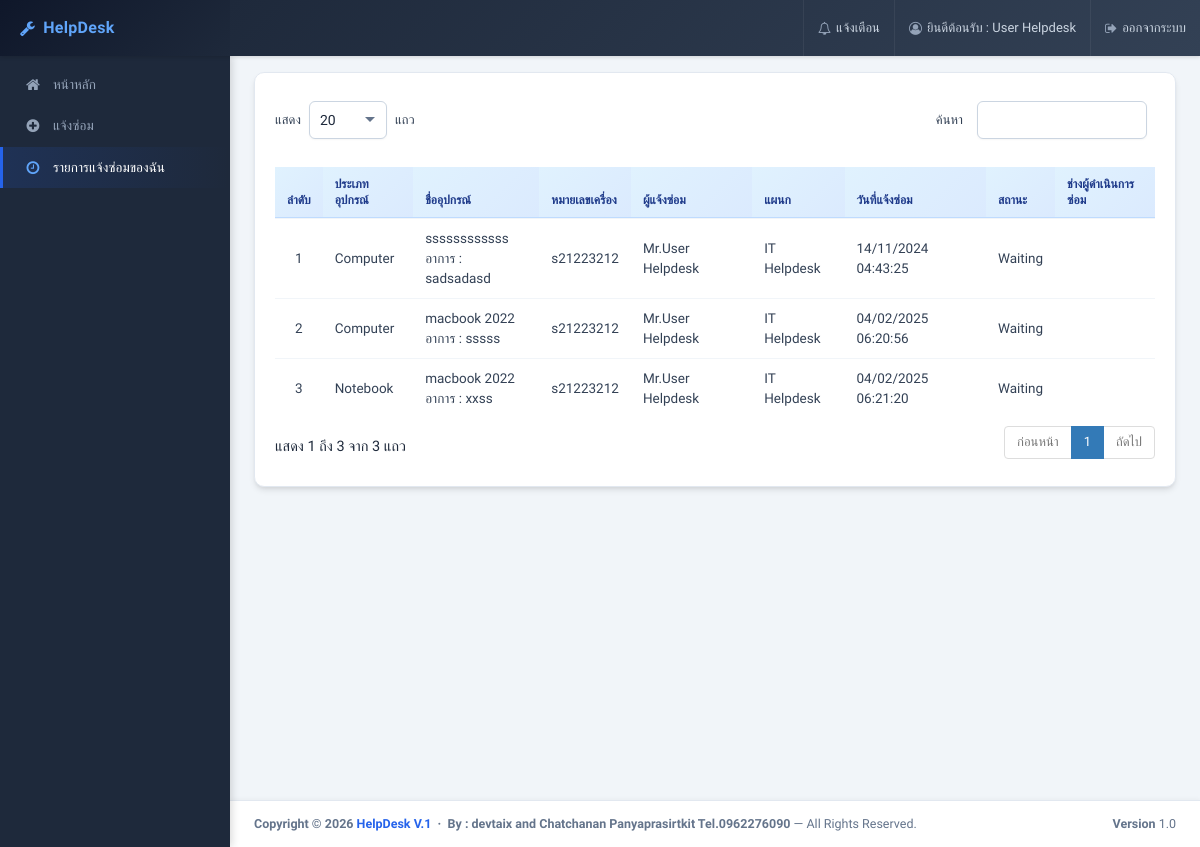
The app's page /helpdesk/backend/repair.php (signed in) with its own data.
### tables this page shows
CREATE TABLE `tb_user` (
  `u_prefix` varchar(30) NOT NULL,
  `u_fname` varchar(100) NOT NULL,
  `u_lname` varchar(100) NOT NULL,
  `u_idcard` varchar(30) NOT NULL,
  `u_mobile` varchar(30) NOT NULL,
  `u_tel` varchar(30) NOT NULL,
  `u_email` varchar(100) NOT NULL,
  `p_id` int NOT NULL,
  `dep_id` int NOT NULL,
  `u_username` varchar(50) NOT NULL,
  `u_password` varchar(100) NOT NULL,
  `level_id` varchar(2) NOT NULL,
  `u_status` char(1) NOT NULL COMMENT '0=เปิดใช้งาน, 1=ยกเลิก',
  `u_save` datetime NOT NULL
);

CREATE TABLE `tb_repair` (
  `r_no` varchar(7) NOT NULL COMMENT 'เลขที่แจ้งซ่อม',
  `u_idcard` varchar(13) NOT NULL COMMENT 'ผู้แจ้งซ่อม',
  `eq_id` int NOT NULL COMMENT 'อุปกรณ์',
  `r_name` varchar(200) NOT NULL COMMENT 'ชื่ออุปกรณ์',
  `r_serialnumber` varchar(150) NOT NULL COMMENT 'หมายเลขเครื่อง',
  `r_detail` text NOT NULL COMMENT 'อาการหรือสาเหตุ',
  `symptom_summary` varchar(255) DEFAULT NULL,
  `resolution_text` text,
  `repair_cost` decimal(10,2) NOT NULL DEFAULT '0.00',
  `build_id` int NOT NULL COMMENT 'อาคารหรือตึก',
  `floor` varchar(100) NOT NULL COMMENT 'ชั้นอาคาร',
  `room` varchar(100) NOT NULL COMMENT 'ห้อง',
  `no` int NOT NULL,
  `s_id` char(1) NOT NULL COMMENT 'สถานะ',
  `head_id` varchar(13) NOT NULL COMMENT 'หัวหน้างาน',
  `technician_id` varchar(13) NOT NULL COMMENT 'ช่าง',
  `r_save` datetime NOT NULL COMMENT 'วันที่แจ้งซ่อม',
  `accepted_at` datetime DEFAULT NULL,
  `started_at` datetime DEFAULT NULL,
  `completed_at` datetime DEFAULT NULL,
  `closed_at` datetime DEFAULT NULL,
  `sla_due_at` datetime DEFAULT NULL,
  `wl_id` char(1) NOT NULL COMMENT 'ระดับความสำคัญงาน'
);

CREATE TABLE `tb_equipment` (
  `eq_id` int NOT NULL,
  `eq_name` varchar(255) NOT NULL,
  `eq_status` char(1) NOT NULL
);

CREATE TABLE `tb_department` (
  `dep_id` int NOT NULL,
  `dep_name` varchar(255) NOT NULL
);

CREATE TABLE `tb_status` (
  `s_id` char(1) NOT NULL,
  `s_status` varchar(150) NOT NULL
);

### helpdesk/backend/type_user.php (called while the page is built, shortened)
<?php
	include('../config/connect.php');
	$sqlcheck = "SELECT u.*, d.dep_name, l.level_name, p.p_position FROM tb_user AS u
	INNER JOIN tb_user_level AS l ON u.level_id = l.level_id
	INNER JOIN tb_department AS d ON u.dep_id = d.dep_id
	INNER JOIN tb_position AS p ON u.p_id = p.p_id
	WHERE u.u_idcard = '".$_SESSION['u_idcard']."'";
	$result = mysqli_query($conn, $sqlcheck);
	$record = mysqli_fetch_array($result);
?>

### helpdesk/backend/repair.php (the view, shortened to what this page needs)
<?php session_start();
	include('../config/connect.php');
	include('type_user.php');
	$sql = "SELECT r.*, e.*, b.*, u.u_prefix, u.u_fname, u.u_lname, u.u_mobile, u.u_tel, CONCAT(uu.u_prefix, '', uu.u_fname, ' ', uu.u_lname) AS technician_name, d.*, s.* FROM tb_repair AS r
	INNER JOIN tb_equipment AS e ON r.eq_id = e.eq_id
	INNER JOIN tb_building AS b ON r.build_id = b.build_id
	INNER JOIN tb_user AS u ON r.u_idcard = u.u_idcard
	INNER JOIN tb_department AS d ON u.dep_id = d.dep_id
	LEFT JOIN tb_status AS s ON r.s_id = s.s_id
	LEFT JOIN tb_user AS uu ON r.technician_id = uu.u_idcard
	 WHERE r.u_idcard = '".$_SESSION['u_idcard']."'";
	$query = mysqli_query($conn, $sql);
?>
<!DOCTYPE html>
<html>
<head>
  <?php include('import_style.php');?>
</head>
<body class="hold-transition skin-green sidebar-mini">
<div class="wrapper">
  <?php include('header.php');?>
  <?php include('menu_left.php');?>
  <div class="content-wrapper">
    <section class="content">
<div class="row">
		<div class="col-md-12">
          <div class="box">
            <div class="box-body">
              				<table id="table1" width="100%" class="table table-hover">
                                	<thead>
                                    	<tr class="bg-gray">
                                        	<th width="4%" class="text-center">ลำดับ</th>
                                            <th width="9%">ประเภทอุปกรณ์</th>
                                            <th width="16%">ชื่ออุปกรณ์</th>
                                            <th width="10%">หมายเลขเครื่อง</th>
                                            <th width="12%">ผู้แจ้งซ่อม</th>
                                            <th width="12%">แผนก</th>
                                            <th width="11%">วันที่แจ้งซ่อม</th>
                                            <th width="11%">สถานะ</th>
                                            <th width="15%">ช่างผู้ดำเนินการซ่อม</th>
                                        </tr>
                                    </thead>
                                    <tbody>
                                    <?php
										$i = 1;
										while($rows = mysqli_fetch_array($query)) {
									?>
                                    	<tr>
                                        	<td align="center"><?php echo $i;?></td>
                                            <td><?php echo $rows['eq_name'];?></td>
                                            <td><?php echo $rows['r_name'];?><br>อาการ : <?php echo $rows['r_detail'];?>
											</td>
                                            <td><?php echo $rows['r_serialnumber'];?></td>
                                            <td><?php echo $rows['u_prefix'];?><?php echo $rows['u_fname'];?> <?php echo $rows['u_lname'];?></td>
                                            <td><?php echo $rows['dep_name'];?></td>
                                            <td><?php echo date_format(date_create($rows['r_save']),"d/m/Y H:i:s");?></td>
                                             <td><?php echo $rows['s_status'];?></td>
                                            <td><?php echo $rows['technician_name'];?></td>
                                        </tr>
                                    <?php $i++; } ?>
                                    </tbody>
                                </table>
            </div>
          </div>
        </div>
</div>
    </section>
  </div>
  <?php include('footer.php');?>
</div>
</body>
</html>

### helpdesk/backend/header.php (shortened to what this page needs)
<header class="main-header">
    <a href="dashboard.php" class="logo">
      <span class="logo-lg"><i class="fa fa-wrench" style="margin-right:8px;color:#60a5fa;"></i><b>HelpDesk</b></span>
    </a>
    <nav class="navbar navbar-static-top">
      <a href="#" class="sidebar-toggle" data-toggle="push-menu" role="button">
      </a>
      <div class="navbar-custom-menu">
        <ul class="nav navbar-nav">
          <li>
            <a href="notification.php" title="แจ้งเตือน">
              <i class="fa fa-bell-o"></i>
              <span class="hidden-xs">แจ้งเตือน</span>
            </a>
          </li>
          <li>
            <a href="#" style="pointer-events:none; cursor:default;">
              <i class="fa fa-user-circle-o"></i>
              <span class="hidden-xs">ยินดีต้อนรับ : <?php echo $record['u_fname']; ?> <?php echo $record['u_lname']; ?></span>
            </a>
          </li>
          <li>
            <a href="logout.php">
              <i class="fa fa-sign-out"></i>
              <span class="hidden-xs">ออกจากระบบ</span>
            </a>
          </li>
        </ul>
      </div>
    </nav>
</header>

### helpdesk/backend/import_style.php (style rules this page uses)
body { font-family: 'Kanit', sans-serif; font-size: 13px; }
span { font-family: 'Kanit', sans-serif; }

### records on screen
tb_user: u_fname "User", u_lname "Helpdesk"
tb_repair: eq.eq_name "Computer", r_name "ssssssssssss", r_detail "sadsadasd", r_serialnumber "s21223212", tb_user.u_prefix "Mr.", tb_user.u_fname "User", tb_user.u_lname "Helpdesk", tb_department.dep_name "IT Helpdesk", r_save "14/11/2024 04:43:25", s.s_status "Waiting"
tb_repair: eq.eq_name "Computer", r_name "macbook 2022", r_detail "sssss", r_serialnumber "s21223212", tb_user.u_prefix "Mr.", tb_user.u_fname "User", tb_user.u_lname "Helpdesk", tb_department.dep_name "IT Helpdesk", r_save "04/02/2025 06:20:56", s.s_status "Waiting"
tb_repair: eq.eq_name "Notebook", r_name "macbook 2022", r_detail "xxss", r_serialnumber "s21223212", tb_user.u_prefix "Mr.", tb_user.u_fname "User", tb_user.u_lname "Helpdesk", tb_department.dep_name "IT Helpdesk", r_save "04/02/2025 06:21:20", s.s_status "Waiting"
